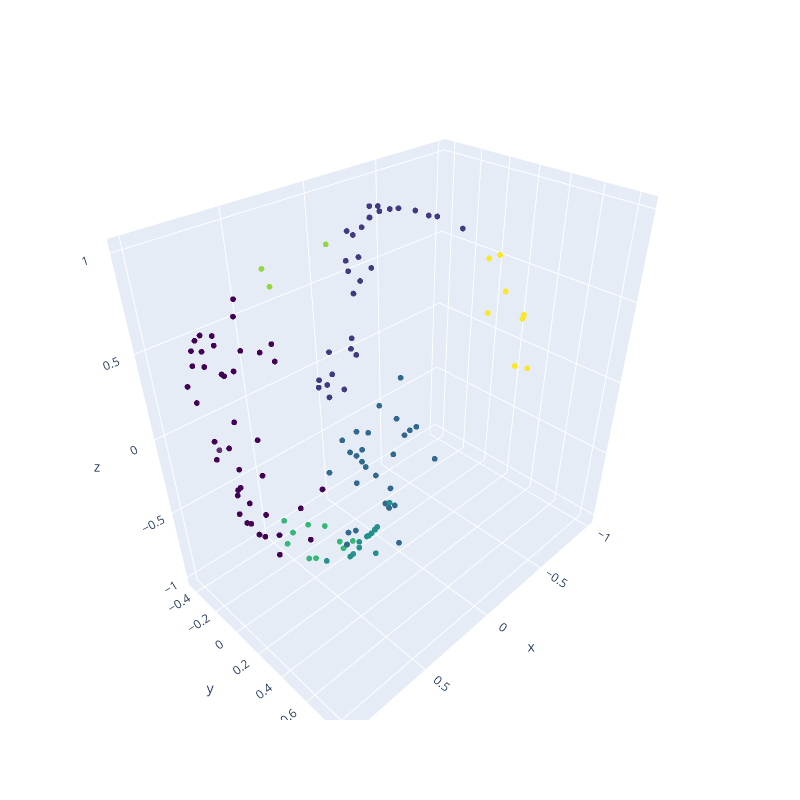

Notebook cell for this chart:
### Markdown cell above
**BONUS**

Rather than applying the previous longitudinal normalization in the mercator projected data and applying k-means, we could directly apply k-means on the unit-sphere representing the earth. The cosine similarity thus becomes a more suitable similarity measure than the euclidean distance.

Apply a KMeans with cosine similarity on the sphere instead of the previously tested euclidean distance in the plane.

### Code cell
from sklearn.cluster import KMeans
from scipy.spatial.distance import euclidean

# Define your custom distance function
def c(p1, p2):
    return 1-(p1.reshape((1, p1.shape[0])).dot(p2)/(np.linalg.norm(p1)*np.linalg.norm(p2)))[0]


import numpy as np

def transform(latitude, longitude):
    # Convert latitude and longitude from degrees to radians
    lat_rad = np.radians(latitude)
    lon_rad = np.radians(longitude)
    
    # Compute x, y, and z coordinates on the unit sphere
    x = np.cos(lat_rad) * np.cos(lon_rad)
    y = np.cos(lat_rad) * np.sin(lon_rad)
    z = np.sin(lat_rad)
    
    # Normalize the x, y, and z coordinates
    norm = np.sqrt(x**2 + y**2 + z**2)
    x /= norm
    y /= norm
    z /= norm
    
    # Return the normalized x, y, and z coordinates as a numpy array
    return np.array([x, y, z])


transformed = np.array([transform(point[0], point[1]) for point in np1])


#plot the transformed points into the 3D space interactive and rotatable plot

import plotly.graph_objs as go


fig.update_layout(width=800, height=800)
fig.show()

### Figure 1 — Plotly figure (JSON) as saved in the notebook; plotly's stock layout.template omitted (floating-point values rounded to 4 significant figures; data arrays with more than 128 entries replaced by an {"elided": "..."} marker saying what was removed)
{"data": [{"marker": {"color": {"elided": "1649 int values"}, "colorscale": [[0, "#440154"], [0.1111, "#482878"], [0.2222, "#3e4989"], [0.3333, "#31688e"], [0.4444, "#26828e"], [0.5556, "#1f9e89"], [0.6667, "#35b779"], [0.7778, "#6ece58"], [0.8889, "#b5de2b"], [1, "#fde725"]], "opacity": 0.8, "size": 2}, "mode": "markers", "type": "scatter3d", "x": {"elided": "1649 float values"}, "y": {"elided": "1649 float values"}, "z": {"elided": "1649 float values"}}], "layout": {"height": 800, "width": 800}}
